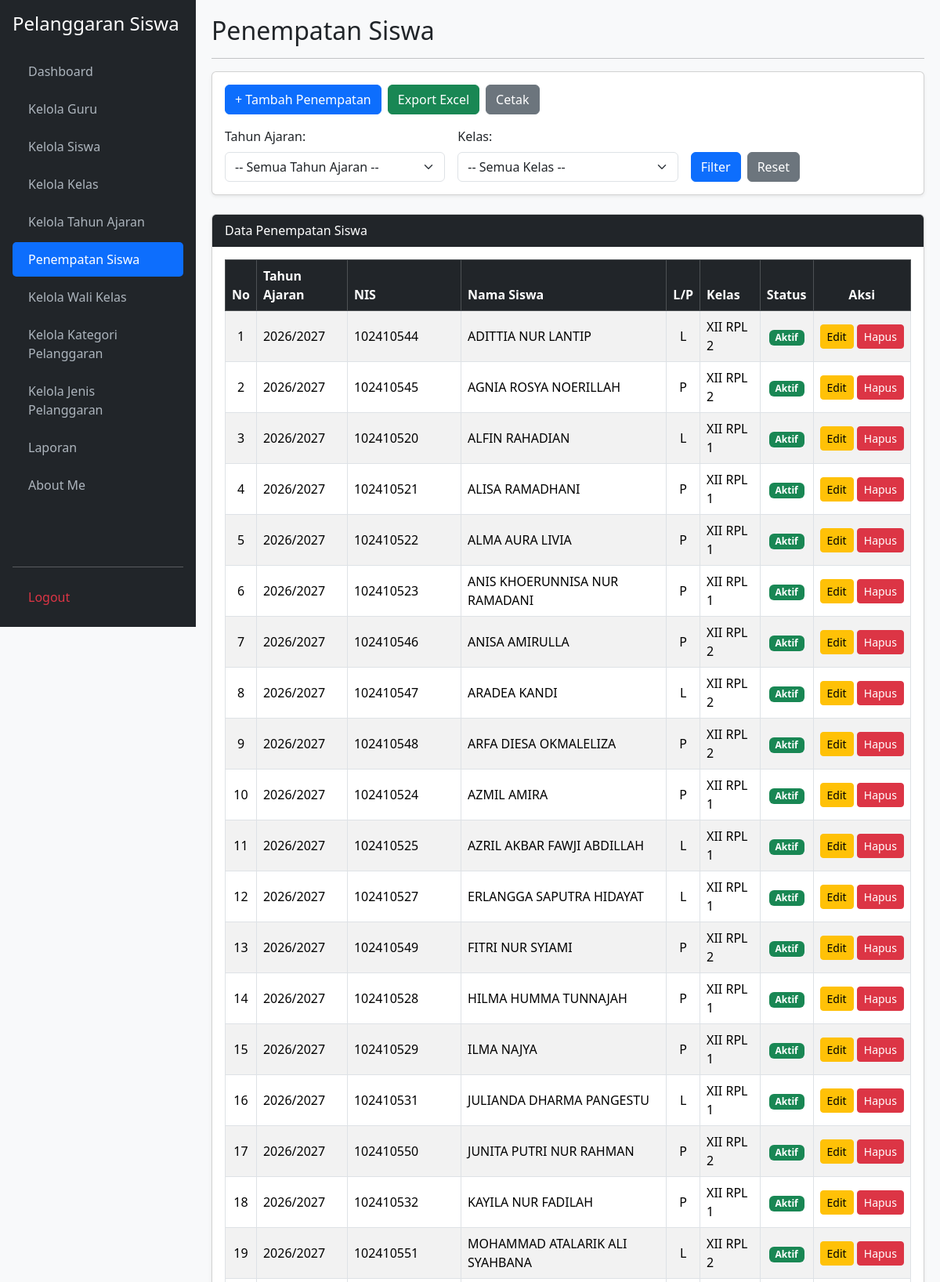
The app's page /penempatan_siswa.php (upper part) with its own data.
### tables this page shows
CREATE TABLE `t_kelas_siswa` (
  `id` int(11) NOT NULL,
  `siswa_id` int(11) NOT NULL,
  `tahun_ajaran_id` int(11) NOT NULL,
  `kelas_id` int(11) NOT NULL,
  `tanggal_mulai` date DEFAULT NULL,
  `tanggal_selesai` date DEFAULT NULL,
  `status_aktif` tinyint(1) DEFAULT 1,
  `created_at` timestamp NULL DEFAULT NULL,
  `updated_at` timestamp NULL DEFAULT NULL
);

CREATE TABLE `t_tahun_ajaran` (
  `id` int(11) NOT NULL,
  `nama` varchar(20) NOT NULL,
  `tanggal_mulai` date DEFAULT NULL,
  `tanggal_selesai` date DEFAULT NULL,
  `status_aktif` tinyint(1) DEFAULT 1,
  `created_at` timestamp NULL DEFAULT NULL,
  `updated_at` timestamp NULL DEFAULT NULL
);

CREATE TABLE `t_siswa` (
  `id` int(11) NOT NULL,
  `nis` varchar(30) NOT NULL,
  `nisn` varchar(20) DEFAULT NULL,
  `nama` varchar(150) NOT NULL,
  `jenis_kelamin` char(1) DEFAULT NULL,
  `tanggal_lahir` date DEFAULT NULL,
  `alamat` text DEFAULT NULL,
  `status_aktif` tinyint(1) DEFAULT 1,
  `created_at` timestamp NULL DEFAULT NULL,
  `updated_at` timestamp NULL DEFAULT NULL
);

CREATE TABLE `t_kelas` (
  `id` int(11) NOT NULL,
  `nama` varchar(100) NOT NULL,
  `tingkat` varchar(20) DEFAULT NULL,
  `jurusan` varchar(100) DEFAULT NULL,
  `status_aktif` tinyint(1) DEFAULT 1,
  `created_at` timestamp NULL DEFAULT NULL,
  `updated_at` timestamp NULL DEFAULT NULL
);

### penempatan_siswa.php (the view, shortened to what this page needs)
<?php
$pdo = new PDO(
    "mysql:host=localhost;dbname=db_ukk_2026;charset=utf8mb4",
    "root",
    "",
    [
        PDO::ATTR_ERRMODE => PDO::ERRMODE_EXCEPTION,
        PDO::ATTR_DEFAULT_FETCH_MODE => PDO::FETCH_ASSOC
    ]
);
function e($value) {
    return htmlspecialchars((string)($value ?? ''), ENT_QUOTES, 'UTF-8');
}
$action = $_GET['action'] ?? '';
$edit_id = (int)($_GET['edit'] ?? 0);
$tambah = isset($_GET['tambah']);
$where = [];
$params = [];
$sqlWhere = $where ? "WHERE " . implode(" AND ", $where) : "";
$query = "
    SELECT ks.*, s.nis, s.nama AS nama_siswa,
           s.jenis_kelamin, k.nama AS nama_kelas,
           ta.nama AS nama_tahun
    FROM t_kelas_siswa ks
    JOIN t_siswa s ON ks.siswa_id = s.id
    JOIN t_kelas k ON ks.kelas_id = k.id
    JOIN t_tahun_ajaran ta ON ks.tahun_ajaran_id = ta.id
    $sqlWhere
    ORDER BY s.nama ASC
";
$stmt = $pdo->prepare($query);
$stmt->execute($params);
$data = $stmt->fetchAll();
$edit = [
    'id' => '',
    'siswa_id' => '',
    'tahun_ajaran_id' => '',
    'kelas_id' => '',
    'tanggal_mulai' => '',
    'tanggal_selesai' => '',
    'status_aktif' => 1
];
$listTahun = $pdo->query("
    SELECT id, nama FROM t_tahun_ajaran ORDER BY nama DESC
")->fetchAll();
$listKelas = $pdo->query("
    SELECT id, nama FROM t_kelas ORDER BY nama ASC
")->fetchAll();
$listSiswa = $pdo->query("
    SELECT id, nis, nama FROM t_siswa ORDER BY nama ASC
")->fetchAll();
?>
<!DOCTYPE html>
<html lang="id">
<head>
    <link href="https://cdn.jsdelivr.net/npm/bootstrap@5.3.3/dist/css/bootstrap.min.css" rel="stylesheet">
    <link href="https://cdn.datatables.net/2.3.4/css/dataTables.bootstrap5.min.css" rel="stylesheet">
</head>
<body <?= $action === 'print' ? 'onload="window.print()"' : '' ?>>
<div class="sidebar d-flex flex-column p-3">
    <h4 class="text-white mb-4">Pelanggaran Siswa</h4>
    <ul class="nav nav-pills flex-column mb-auto">
        <li class="nav-item mb-1"><a href="dashboard.php">Dashboard</a></li>
        <li class="nav-item mb-1"><a href="kelola_guru.php">Kelola Guru</a></li>
        <li class="nav-item mb-1"><a href="kelola_siswa.php">Kelola Siswa</a></li>
        <li class="nav-item mb-1"><a href="kelola_kelas.php">Kelola Kelas</a></li>
        <li class="nav-item mb-1"><a href="kelola_tahun_ajaran.php">Kelola Tahun Ajaran</a></li>
        <li class="nav-item mb-1"><a href="penempatan_siswa.php" class="active">Penempatan Siswa</a></li>
        <li class="nav-item mb-1"><a href="kelola_wali_kelas.php">Kelola Wali Kelas</a></li>
        <li class="nav-item mb-1"><a href="kelola_kategori_pelanggaran.php">Kelola Kategori Pelanggaran</a></li>
        <li class="nav-item mb-1"><a href="kelola_jenis_pelanggaran.php">Kelola Jenis Pelanggaran</a></li>
        <li class="nav-item mb-1"><a href="laporan.php">Laporan</a></li>
        <li class="nav-item mb-1"><a href="about_me.php">About Me</a></li>
    </ul>
    <hr>
    <a href="logout.php" class="text-danger">Logout</a>
</div>
<div class="main-content">
    <h2 class="mb-3">
        <?= $edit_id > 0 ? 'Edit Penempatan Siswa' : ($tambah ? 'Tambah Penempatan Siswa' : 'Penempatan Siswa'); ?>
    </h2>
    <hr>
    <?php if ($edit_id > 0 || $tambah): ?>
        <div class="card shadow-sm mb-4 no-print">
            <div class="card-header bg-primary text-white">
                <?= $edit_id > 0 ? 'Edit Penempatan Siswa' : 'Tambah Penempatan Siswa'; ?>
            </div>
            <div class="card-body">
                <form method="POST">
                    <input type="hidden" name="id" value="<?= e($edit['id']); ?>">
                    <div class="row">
                        <div class="col-md-6 mb-3">
                            <label class="form-label">Siswa</label>
                            <select name="siswa_id" class="form-select" required>
                                <option value="">-- Pilih Siswa --</option>
                                <?php foreach ($listSiswa as $s): ?>
                                    <option value="<?= e($s['id']); ?>"
                                        <?= (string)$edit['siswa_id'] === (string)$s['id'] ? 'selected' : ''; ?>>
                                        <?= e($s['nis'] . ' - ' . $s['nama']); ?>
                                    </option>
                                <?php endforeach; ?>
                            </select>
                        </div>
                        <div class="col-md-6 mb-3">
                            <label class="form-label">Tahun Ajaran</label>
                            <select name="tahun_ajaran_id" class="form-select" required>
                                <option value="">-- Pilih Tahun Ajaran --</option>
                                <?php foreach ($listTahun as $t): ?>
                                    <option value="<?= e($t['id']); ?>"
                                        <?= (string)$edit['tahun_ajaran_id'] === (string)$t['id'] ? 'selected' : ''; ?>>
                                        <?= e($t['nama']); ?>
                                    </option>
                                <?php endforeach; ?>
                            </select>
                        </div>
                        <div class="col-md-6 mb-3">
                            <label class="form-label">Kelas</label>
                            <select name="kelas_id" class="form-select" required>
                                <option value="">-- Pilih Kelas --</option>
                                <?php foreach ($listKelas as $k): ?>
                                    <option value="<?= e($k['id']); ?>"
                                        <?= (string)$edit['kelas_id'] === (string)$k['id'] ? 'selected' : ''; ?>>
                                        <?= e($k['nama']); ?>
                                    </option>
                                <?php endforeach; ?>
                            </select>
                        </div>
                        <div class="col-md-6 mb-3">
                            <label class="form-label">Status Aktif</label><br>
                            <input type="checkbox" name="status_aktif" value="1"
                                <?= (int)$edit['status_aktif'] === 1 ? 'checked' : ''; ?>>
                            Aktif
                        </div>
                        <div class="col-md-6 mb-3">
                            <label class="form-label">Tanggal Mulai</label>
                            <input type="date" name="tanggal_mulai" class="form-control"
                                value="<?= e($edit['tanggal_mulai']); ?>">
                        </div>
                        <div class="col-md-6 mb-3">
                            <label class="form-label">Tanggal Selesai</label>
                            <input type="date" name="tanggal_selesai" class="form-control"
                                value="<?= e($edit['tanggal_selesai']); ?>">
                        </div>
                    </div>
                    <button type="submit" name="simpan" class="btn btn-primary">
                        <?= $edit_id > 0 ? 'Update Data' : 'Simpan Data'; ?>
                    </button>
                    <a href="penempatan_siswa.php" class="btn btn-secondary">Batal</a>
                </form>
            </div>
        </div>
    <?php else: ?>
        <div class="card shadow-sm mb-4 no-print">
            <div class="card-body">
                <div class="d-flex flex-wrap gap-2 mb-3">
                    <a href="penempatan_siswa.php?tambah=1" class="btn btn-primary">
                        + Tambah Penempatan
                    </a>
                    <a href="penempatan_siswa.php?<?= http_build_query(array_merge($_GET, ['action' => 'excel'])); ?>"
                       class="btn btn-success">
                        Export Excel
                    </a>
                    <a href="penempatan_siswa.php?<?= http_build_query(array_merge($_GET, ['action' => 'print'])); ?>"
                       class="btn btn-secondary">
                        Cetak
                    </a>
                </div>
                <form method="GET" class="row g-3">
                    <div class="col-md-4">
                        <label class="form-label">Tahun Ajaran:</label>
                        <select name="tahun_id" class="form-select">
                            <option value="">-- Semua Tahun Ajaran --</option>
                        </select>
                    </div>
                    <div class="col-md-4">
                        <label class="form-label">Kelas:</label>
                        <select name="kelas_id" class="form-select">
                            <option value="">-- Semua Kelas --</option>
                        </select>
                    </div>
                    <div class="col-md-4 d-flex align-items-end gap-2">
                        <button type="submit" class="btn btn-primary">Filter</button>
                        <a href="penempatan_siswa.php" class="btn btn-secondary">Reset</a>
                    </div>
                </form>
            </div>
        </div>
        <div class="card shadow-sm">
            <div class="card-header bg-dark text-white">
                Data Penempatan Siswa
            </div>
            <div class="card-body">
                <div class="table-responsive">
                    <table id="tabelPenempatan" class="table table-bordered table-striped table-hover align-middle w-100">
                        <thead class="table-dark">
                            <tr>
                                <th class="text-center">No</th>
                                <th>Tahun Ajaran</th>
                                <th>NIS</th>
                                <th>Nama Siswa</th>
                                <th class="text-center">L/P</th>
                                <th>Kelas</th>
                                <th class="text-center">Status</th>
                                <th class="text-center no-print">Aksi</th>
                            </tr>
                        </thead>
                        <tbody>
                            <?php foreach ($data as $i => $r): ?>
                                <tr>
                                    <td class="text-center"><?= $i + 1; ?></td>
                                    <td><?= e($r['nama_tahun']); ?></td>
                                    <td><?= e($r['nis']); ?></td>
                                    <td><?= e($r['nama_siswa']); ?></td>
                                    <td class="text-center"><?= e($r['jenis_kelamin']); ?></td>
                                    <td><?= e($r['nama_kelas']); ?></td>
                                    <td class="text-center">
                                        <?php if ((int)$r['status_aktif'] === 1): ?>
                                            <span class="badge bg-success">Aktif</span>
                                        <?php else: ?>
                                            <span class="badge bg-danger">Non-Aktif</span>
                                        <?php endif; ?>
                                    </td>
                                    <td class="text-center text-nowrap no-print">
                                        <a href="penempatan_siswa.php?edit=<?= (int)$r['id']; ?>"
                                           class="btn btn-warning btn-sm">Edit</a>
                                        <a href="penempatan_siswa.php?hapus=<?= (int)$r['id']; ?>"
                                           class="btn btn-danger btn-sm"
                                           onclick="return confirm('Yakin ingin menghapus data penempatan siswa ini?')">
                                            Hapus
                                        </a>
                                    </td>
                                </tr>
                            <?php endforeach; ?>
                        </tbody>
                    </table>
                </div>
            </div>
        </div>
    <?php endif; ?>
</div>
</body>
</html>

### penempatan_siswa.php (style rules this page uses)
body { background-color: #f8f9fa; }
.sidebar { min-height: 100vh; background-color: #212529; color: #fff; position: fixed; width: 250px; top: 0; left: 0; overflow-y: auto; }
.sidebar a { color: #adb5bd; text-decoration: none; display: block; padding: 10px 20px; border-radius: 5px; }
.sidebar a:hover, .sidebar a.active { color: #fff; background-color: #0d6efd; }
.main-content { margin-left: 250px; padding: 20px; min-width: 0; }

### records on screen
t_kelas_siswa: tahun_ajaran.nama "2026/2027", siswa.nis "102410544", siswa.nama "ADITTIA NUR LANTIP", siswa.jenis_kelamin "L", kelas.nama "XII RPL 2", status_aktif "Aktif"
t_kelas_siswa: tahun_ajaran.nama "2026/2027", siswa.nis "102410545", siswa.nama "AGNIA ROSYA NOERILLAH", siswa.jenis_kelamin "P", kelas.nama "XII RPL 2", status_aktif "Aktif"
t_kelas_siswa: tahun_ajaran.nama "2026/2027", siswa.nis "102410520", siswa.nama "ALFIN RAHADIAN", siswa.jenis_kelamin "L", kelas.nama "XII RPL 1", status_aktif "Aktif"
t_kelas_siswa: tahun_ajaran.nama "2026/2027", siswa.nis "102410521", siswa.nama "ALISA RAMADHANI", siswa.jenis_kelamin "P", kelas.nama "XII RPL 1", status_aktif "Aktif"
t_kelas_siswa: tahun_ajaran.nama "2026/2027", siswa.nis "102410522", siswa.nama "ALMA AURA LIVIA", siswa.jenis_kelamin "P", kelas.nama "XII RPL 1", status_aktif "Aktif"
t_kelas_siswa: tahun_ajaran.nama "2026/2027", siswa.nis "102410523", siswa.nama "ANIS KHOERUNNISA NUR RAMADANI", siswa.jenis_kelamin "P", kelas.nama "XII RPL 1", status_aktif "Aktif"
t_kelas_siswa: tahun_ajaran.nama "2026/2027", siswa.nis "102410546", siswa.nama "ANISA AMIRULLA", siswa.jenis_kelamin "P", kelas.nama "XII RPL 2", status_aktif "Aktif"
t_kelas_siswa: tahun_ajaran.nama "2026/2027", siswa.nis "102410547", siswa.nama "ARADEA KANDI", siswa.jenis_kelamin "L", kelas.nama "XII RPL 2", status_aktif "Aktif"
t_kelas_siswa: tahun_ajaran.nama "2026/2027", siswa.nis "102410548", siswa.nama "ARFA DIESA OKMALELIZA", siswa.jenis_kelamin "P", kelas.nama "XII RPL 2", status_aktif "Aktif"
t_kelas_siswa: tahun_ajaran.nama "2026/2027", siswa.nis "102410524", siswa.nama "AZMIL AMIRA", siswa.jenis_kelamin "P", kelas.nama "XII RPL 1", status_aktif "Aktif"
t_kelas_siswa: tahun_ajaran.nama "2026/2027", siswa.nis "102410525", siswa.nama "AZRIL AKBAR FAWJI ABDILLAH", siswa.jenis_kelamin "L", kelas.nama "XII RPL 1", status_aktif "Aktif"
t_kelas_siswa: tahun_ajaran.nama "2026/2027", siswa.nis "102410527", siswa.nama "ERLANGGA SAPUTRA HIDAYAT", siswa.jenis_kelamin "L", kelas.nama "XII RPL 1", status_aktif "Aktif"
t_kelas_siswa: tahun_ajaran.nama "2026/2027", siswa.nis "102410549", siswa.nama "FITRI NUR SYIAMI", siswa.jenis_kelamin "P", kelas.nama "XII RPL 2", status_aktif "Aktif"
t_kelas_siswa: tahun_ajaran.nama "2026/2027", siswa.nis "102410528", siswa.nama "HILMA HUMMA TUNNAJAH", siswa.jenis_kelamin "P", kelas.nama "XII RPL 1", status_aktif "Aktif"
t_kelas_siswa: tahun_ajaran.nama "2026/2027", siswa.nis "102410529", siswa.nama "ILMA NAJYA", siswa.jenis_kelamin "P", kelas.nama "XII RPL 1", status_aktif "Aktif"
t_kelas_siswa: tahun_ajaran.nama "2026/2027", siswa.nis "102410531", siswa.nama "JULIANDA DHARMA PANGESTU", siswa.jenis_kelamin "L", kelas.nama "XII RPL 1", status_aktif "Aktif"
t_kelas_siswa: tahun_ajaran.nama "2026/2027", siswa.nis "102410550", siswa.nama "JUNITA PUTRI NUR RAHMAN", siswa.jenis_kelamin "P", kelas.nama "XII RPL 2", status_aktif "Aktif"
t_kelas_siswa: tahun_ajaran.nama "2026/2027", siswa.nis "102410532", siswa.nama "KAYILA NUR FADILAH", siswa.jenis_kelamin "P", kelas.nama "XII RPL 1", status_aktif "Aktif"
t_kelas_siswa: tahun_ajaran.nama "2026/2027", siswa.nis "102410551", siswa.nama "MOHAMMAD ATALARIK ALI SYAHBANA", siswa.jenis_kelamin "L", kelas.nama "XII RPL 2", status_aktif "Aktif"
